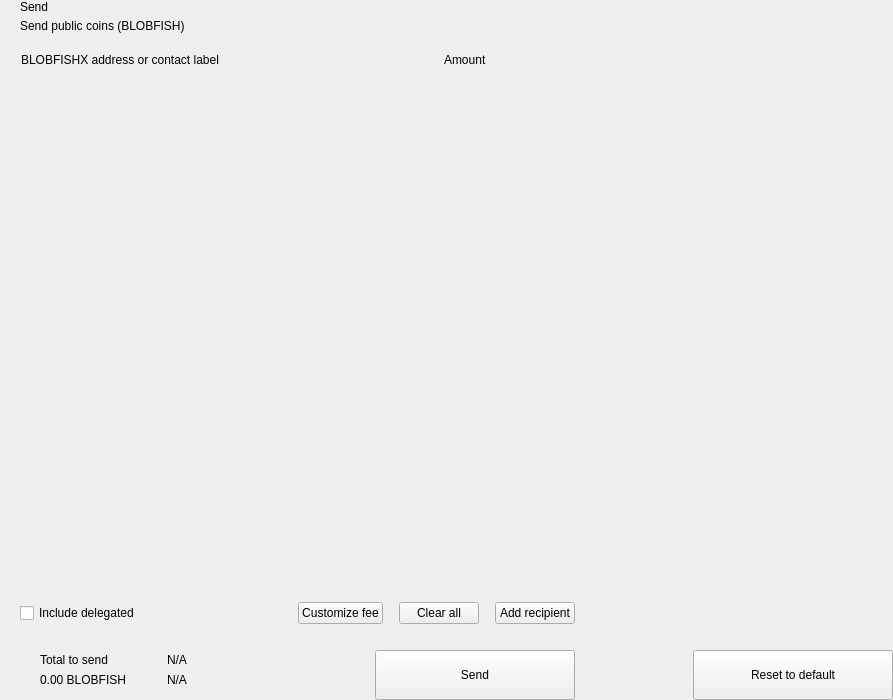
<?xml version="1.0" encoding="UTF-8"?>
<ui version="4.0">
 <class>send</class>
 <widget class="QWidget" name="send">
  <property name="geometry">
   <rect>
    <x>0</x>
    <y>0</y>
    <width>893</width>
    <height>700</height>
   </rect>
  </property>
  <property name="windowTitle">
   <string>Form</string>
  </property>
  <layout class="QHBoxLayout" name="horizontalLayout_2" stretch="2,1">
   <property name="spacing">
    <number>0</number>
   </property>
   <property name="leftMargin">
    <number>0</number>
   </property>
   <property name="topMargin">
    <number>0</number>
   </property>
   <property name="rightMargin">
    <number>0</number>
   </property>
   <property name="bottomMargin">
    <number>0</number>
   </property>
   <item>
    <widget class="QWidget" name="left" native="true">
     <layout class="QVBoxLayout" name="verticalLayout_3">
      <property name="spacing">
       <number>0</number>
      </property>
      <property name="leftMargin">
       <number>0</number>
      </property>
      <property name="topMargin">
       <number>0</number>
      </property>
      <property name="rightMargin">
       <number>0</number>
      </property>
      <property name="bottomMargin">
       <number>0</number>
      </property>
      <item>
       <layout class="QVBoxLayout" name="verticalLayout_22" stretch="0,0,0,1,0,0,0,0">
        <property name="spacing">
         <number>0</number>
        </property>
        <item>
         <layout class="QHBoxLayout" name="horizontalLayout_3">
          <property name="spacing">
           <number>0</number>
          </property>
          <property name="leftMargin">
           <number>20</number>
          </property>
          <property name="rightMargin">
           <number>20</number>
          </property>
          <item>
           <layout class="QVBoxLayout" name="verticalLayout">
            <property name="spacing">
             <number>5</number>
            </property>
            <item>
             <widget class="QLabel" name="labelTitle">
              <property name="text">
               <string>Send</string>
              </property>
              <property name="alignment">
               <set>Qt::AlignLeading|Qt::AlignLeft|Qt::AlignVCenter</set>
              </property>
             </widget>
            </item>
            <item>
             <widget class="QLabel" name="labelSubtitle1">
              <property name="text">
               <string>Send public coins (BLOBFISH)</string>
              </property>
             </widget>
            </item>
           </layout>
          </item>
          <item>
           <spacer name="horizontalSpacer">
            <property name="orientation">
             <enum>Qt::Horizontal</enum>
            </property>
            <property name="sizeHint" stdset="0">
             <size>
              <width>40</width>
              <height>20</height>
             </size>
            </property>
           </spacer>
          </item>
         </layout>
        </item>
        <item>
         <spacer name="verticalSpacer_2">
          <property name="orientation">
           <enum>Qt::Vertical</enum>
          </property>
          <property name="sizeType">
           <enum>QSizePolicy::Fixed</enum>
          </property>
          <property name="sizeHint" stdset="0">
           <size>
            <width>20</width>
            <height>20</height>
           </size>
          </property>
         </spacer>
        </item>
        <item>
         <layout class="QHBoxLayout" name="horizontalLayout" stretch="6,0,2">
          <property name="spacing">
           <number>0</number>
          </property>
          <property name="leftMargin">
           <number>10</number>
          </property>
          <property name="topMargin">
           <number>0</number>
          </property>
          <property name="rightMargin">
           <number>20</number>
          </property>
          <property name="bottomMargin">
           <number>0</number>
          </property>
          <item>
           <widget class="QLabel" name="labelSubtitleAddress">
            <property name="styleSheet">
             <string notr="true">margin-left:8px;</string>
            </property>
            <property name="text">
             <string>BLOBFISHX address or contact label</string>
            </property>
           </widget>
          </item>
          <item>
           <spacer name="horizontalSpacer_3">
            <property name="orientation">
             <enum>Qt::Horizontal</enum>
            </property>
            <property name="sizeType">
             <enum>QSizePolicy::Fixed</enum>
            </property>
            <property name="sizeHint" stdset="0">
             <size>
              <width>40</width>
              <height>1</height>
             </size>
            </property>
           </spacer>
          </item>
          <item>
           <widget class="QLabel" name="labelSubtitleAmount">
            <property name="text">
             <string>Amount</string>
            </property>
           </widget>
          </item>
         </layout>
        </item>
        <item>
         <widget class="QScrollArea" name="scrollArea">
          <property name="minimumSize">
           <size>
            <width>0</width>
            <height>350</height>
           </size>
          </property>
          <property name="styleSheet">
           <string notr="true">#scrollArea {
            background:transparent;
            margin-top:10px;
}</string>
          </property>
          <property name="horizontalScrollBarPolicy">
           <enum>Qt::ScrollBarAlwaysOff</enum>
          </property>
          <property name="sizeAdjustPolicy">
           <enum>QAbstractScrollArea::AdjustIgnored</enum>
          </property>
          <property name="widgetResizable">
           <bool>true</bool>
          </property>
          <property name="alignment">
           <set>Qt::AlignLeading|Qt::AlignLeft|Qt::AlignTop</set>
          </property>
          <widget class="QWidget" name="scrollAreaWidgetContents">
           <property name="geometry">
            <rect>
             <x>0</x>
             <y>0</y>
             <width>591</width>
             <height>16</height>
            </rect>
           </property>
           <property name="sizePolicy">
            <sizepolicy hsizetype="Preferred" vsizetype="Maximum">
             <horstretch>0</horstretch>
             <verstretch>0</verstretch>
            </sizepolicy>
           </property>
           <property name="autoFillBackground">
            <bool>false</bool>
           </property>
           <property name="styleSheet">
            <string notr="true">#scrollAreaWidgetContents {
             background:transparent;
             }</string>
           </property>
           <layout class="QVBoxLayout" name="verticalLayout_7">
            <property name="spacing">
             <number>0</number>
            </property>
            <property name="sizeConstraint">
             <enum>QLayout::SetDefaultConstraint</enum>
            </property>
            <property name="leftMargin">
             <number>0</number>
            </property>
            <property name="topMargin">
             <number>0</number>
            </property>
            <property name="rightMargin">
             <number>0</number>
            </property>
            <property name="bottomMargin">
             <number>0</number>
            </property>
           </layout>
          </widget>
         </widget>
        </item>
        <item>
         <spacer name="verticalSpacer_4">
          <property name="orientation">
           <enum>Qt::Vertical</enum>
          </property>
          <property name="sizeType">
           <enum>QSizePolicy::Fixed</enum>
          </property>
          <property name="sizeHint" stdset="0">
           <size>
            <width>20</width>
            <height>20</height>
           </size>
          </property>
         </spacer>
        </item>
        <item>
         <layout class="QHBoxLayout" name="horizontalLayout_20">
          <property name="spacing">
           <number>6</number>
          </property>
          <property name="leftMargin">
           <number>20</number>
          </property>
          <property name="rightMargin">
           <number>20</number>
          </property>
          <item>
           <widget class="QCheckBox" name="checkBoxDelegations">
            <property name="layoutDirection">
             <enum>Qt::LeftToRight</enum>
            </property>
            <property name="text">
             <string>Include delegated</string>
            </property>
           </widget>
          </item>
          <item>
           <spacer name="horizontalSpacer_4">
            <property name="orientation">
             <enum>Qt::Horizontal</enum>
            </property>
            <property name="sizeHint" stdset="0">
             <size>
              <width>10</width>
              <height>20</height>
             </size>
            </property>
           </spacer>
          </item>
          <item>
           <widget class="QPushButton" name="pushButtonFee">
            <property name="focusPolicy">
             <enum>Qt::NoFocus</enum>
            </property>
            <property name="text">
             <string>Customize fee</string>
            </property>
           </widget>
          </item>
          <item>
           <spacer name="horizontalSpacer_11">
            <property name="orientation">
             <enum>Qt::Horizontal</enum>
            </property>
            <property name="sizeType">
             <enum>QSizePolicy::Minimum</enum>
            </property>
            <property name="sizeHint" stdset="0">
             <size>
              <width>10</width>
              <height>20</height>
             </size>
            </property>
           </spacer>
          </item>
          <item>
           <widget class="QPushButton" name="pushButtonClear">
            <property name="focusPolicy">
             <enum>Qt::NoFocus</enum>
            </property>
            <property name="layoutDirection">
             <enum>Qt::RightToLeft</enum>
            </property>
            <property name="text">
             <string>Clear all</string>
            </property>
           </widget>
          </item>
          <item>
           <spacer name="horizontalSpacer_6">
            <property name="orientation">
             <enum>Qt::Horizontal</enum>
            </property>
            <property name="sizeType">
             <enum>QSizePolicy::Fixed</enum>
            </property>
            <property name="sizeHint" stdset="0">
             <size>
              <width>10</width>
              <height>20</height>
             </size>
            </property>
           </spacer>
          </item>
          <item>
           <widget class="QPushButton" name="pushButtonAddRecipient">
            <property name="focusPolicy">
             <enum>Qt::NoFocus</enum>
            </property>
            <property name="text">
             <string>Add recipient</string>
            </property>
           </widget>
          </item>
         </layout>
        </item>
        <item>
         <spacer name="verticalSpacer">
          <property name="orientation">
           <enum>Qt::Vertical</enum>
          </property>
          <property name="sizeType">
           <enum>QSizePolicy::Fixed</enum>
          </property>
          <property name="sizeHint" stdset="0">
           <size>
            <width>20</width>
            <height>16</height>
           </size>
          </property>
         </spacer>
        </item>
        <item>
         <layout class="QHBoxLayout" name="horizontalLayout_7">
          <property name="rightMargin">
           <number>20</number>
          </property>
          <item>
           <layout class="QHBoxLayout" name="horizontalLayout_10">
            <property name="spacing">
             <number>0</number>
            </property>
            <property name="leftMargin">
             <number>8</number>
            </property>
            <item>
             <widget class="QStackedWidget" name="stackedWidget">
              <property name="minimumSize">
               <size>
                <width>0</width>
                <height>60</height>
               </size>
              </property>
              <property name="maximumSize">
               <size>
                <width>16777215</width>
                <height>60</height>
               </size>
              </property>
              <widget class="QWidget" name="page1">
               <layout class="QVBoxLayout" name="verticalLayout_71" stretch="0">
                <property name="spacing">
                 <number>6</number>
                </property>
                <property name="leftMargin">
                 <number>12</number>
                </property>
                <property name="topMargin">
                 <number>0</number>
                </property>
                <property name="rightMargin">
                 <number>0</number>
                </property>
                <property name="bottomMargin">
                 <number>0</number>
                </property>
                <item>
                 <widget class="QWidget" name="coinWidget" native="true">
                  <property name="minimumSize">
                   <size>
                    <width>0</width>
                    <height>60</height>
                   </size>
                  </property>
                  <property name="maximumSize">
                   <size>
                    <width>16777215</width>
                    <height>60</height>
                   </size>
                  </property>
                  <layout class="QHBoxLayout" name="horizontalLayout_9">
                   <property name="spacing">
                    <number>0</number>
                   </property>
                   <property name="leftMargin">
                    <number>20</number>
                   </property>
                   <property name="topMargin">
                    <number>10</number>
                   </property>
                   <property name="rightMargin">
                    <number>20</number>
                   </property>
                   <property name="bottomMargin">
                    <number>10</number>
                   </property>
                   <item>
                    <layout class="QVBoxLayout" name="verticalSend">
                     <property name="spacing">
                      <number>0</number>
                     </property>
                     <item>
                      <widget class="QLabel" name="labelTitleTotalSend">
                       <property name="text">
                        <string>Total to send</string>
                       </property>
                      </widget>
                     </item>
                     <item>
                      <widget class="QLabel" name="labelAmountSend">
                       <property name="text">
                        <string notr="true">0.00 BLOBFISH</string>
                       </property>
                      </widget>
                     </item>
                    </layout>
                   </item>
                   <item>
                    <spacer name="horizontalSpacer_9">
                     <property name="orientation">
                      <enum>Qt::Horizontal</enum>
                     </property>
                     <property name="sizeType">
                      <enum>QSizePolicy::Fixed</enum>
                     </property>
                     <property name="sizeHint" stdset="0">
                      <size>
                       <width>20</width>
                       <height>20</height>
                      </size>
                     </property>
                    </spacer>
                   </item>
                   <item>
                    <widget class="QLabel" name="labelLine">
                     <property name="minimumSize">
                      <size>
                       <width>1</width>
                       <height>0</height>
                      </size>
                     </property>
                     <property name="maximumSize">
                      <size>
                       <width>1</width>
                       <height>16777215</height>
                      </size>
                     </property>
                     <property name="text">
                      <string/>
                     </property>
                    </widget>
                   </item>
                   <item>
                    <spacer name="horizontalSpacer_10">
                     <property name="orientation">
                      <enum>Qt::Horizontal</enum>
                     </property>
                     <property name="sizeType">
                      <enum>QSizePolicy::Fixed</enum>
                     </property>
                     <property name="sizeHint" stdset="0">
                      <size>
                       <width>20</width>
                       <height>20</height>
                      </size>
                     </property>
                    </spacer>
                   </item>
                   <item>
                    <layout class="QVBoxLayout" name="verticalRemaining">
                     <property name="spacing">
                      <number>0</number>
                     </property>
                     <item>
                      <widget class="QLabel" name="labelTitleTotalRemaining">
                       <property name="text">
                        <string notr="true">N/A</string>
                       </property>
                      </widget>
                     </item>
                     <item>
                      <widget class="QLabel" name="labelAmountRemaining">
                       <property name="text">
                        <string notr="true">N/A</string>
                       </property>
                      </widget>
                     </item>
                    </layout>
                   </item>
                  </layout>
                 </widget>
                </item>
               </layout>
              </widget>
              <widget class="QWidget" name="page_2"/>
             </widget>
            </item>
           </layout>
          </item>
          <item>
           <spacer name="horizontalSpacer_5">
            <property name="orientation">
             <enum>Qt::Horizontal</enum>
            </property>
            <property name="sizeType">
             <enum>QSizePolicy::Expanding</enum>
            </property>
            <property name="sizeHint" stdset="0">
             <size>
              <width>40</width>
              <height>20</height>
             </size>
            </property>
           </spacer>
          </item>
          <item alignment="Qt::AlignBottom">
           <widget class="QPushButton" name="pushButtonSave">
            <property name="minimumSize">
             <size>
              <width>200</width>
              <height>50</height>
             </size>
            </property>
            <property name="maximumSize">
             <size>
              <width>200</width>
              <height>50</height>
             </size>
            </property>
            <property name="focusPolicy">
             <enum>Qt::NoFocus</enum>
            </property>
            <property name="text">
             <string>Send</string>
            </property>
           </widget>
          </item>
         </layout>
        </item>
       </layout>
      </item>
     </layout>
    </widget>
   </item>
   <item>
    <widget class="QWidget" name="right" native="true">
     <layout class="QVBoxLayout" name="verticalLayout_5">
      <property name="leftMargin">
       <number>0</number>
      </property>
      <property name="topMargin">
       <number>0</number>
      </property>
      <property name="rightMargin">
       <number>0</number>
      </property>
      <property name="bottomMargin">
       <number>0</number>
      </property>
      <item>
       <layout class="QVBoxLayout" name="verticalLayout_4">
        <property name="spacing">
         <number>6</number>
        </property>
        <item>
         <widget class="OptionButton" name="btnCoinControl" native="true">
          <property name="minimumSize">
           <size>
            <width>0</width>
            <height>50</height>
           </size>
          </property>
         </widget>
        </item>
        <item>
         <widget class="OptionButton" name="btnChangeAddress" native="true">
          <property name="minimumSize">
           <size>
            <width>0</width>
            <height>50</height>
           </size>
          </property>
         </widget>
        </item>
        <item>
         <widget class="OptionButton" name="btnUri" native="true">
          <property name="minimumSize">
           <size>
            <width>0</width>
            <height>50</height>
           </size>
          </property>
         </widget>
        </item>
        <item>
         <spacer name="verticalSpacer_5">
          <property name="orientation">
           <enum>Qt::Vertical</enum>
          </property>
          <property name="sizeHint" stdset="0">
           <size>
            <width>20</width>
            <height>40</height>
           </size>
          </property>
         </spacer>
        </item>
        <item>
         <layout class="QHBoxLayout" name="horizontalLayout_8">
          <item>
           <spacer name="horizontalSpacer_7">
            <property name="orientation">
             <enum>Qt::Horizontal</enum>
            </property>
            <property name="sizeHint" stdset="0">
             <size>
              <width>40</width>
              <height>20</height>
             </size>
            </property>
           </spacer>
          </item>
          <item>
           <widget class="QPushButton" name="pushButtonReset">
            <property name="minimumSize">
             <size>
              <width>200</width>
              <height>50</height>
             </size>
            </property>
            <property name="maximumSize">
             <size>
              <width>200</width>
              <height>50</height>
             </size>
            </property>
            <property name="focusPolicy">
             <enum>Qt::NoFocus</enum>
            </property>
            <property name="text">
             <string>Reset to default</string>
            </property>
           </widget>
          </item>
         </layout>
        </item>
       </layout>
      </item>
     </layout>
    </widget>
   </item>
  </layout>
 </widget>
 <customwidgets>
  <customwidget>
   <class>OptionButton</class>
   <extends>QWidget</extends>
   <header>qt/peppapow/optionbutton.h</header>
   <container>1</container>
  </customwidget>
 </customwidgets>
 <resources/>
 <connections/>
</ui>
